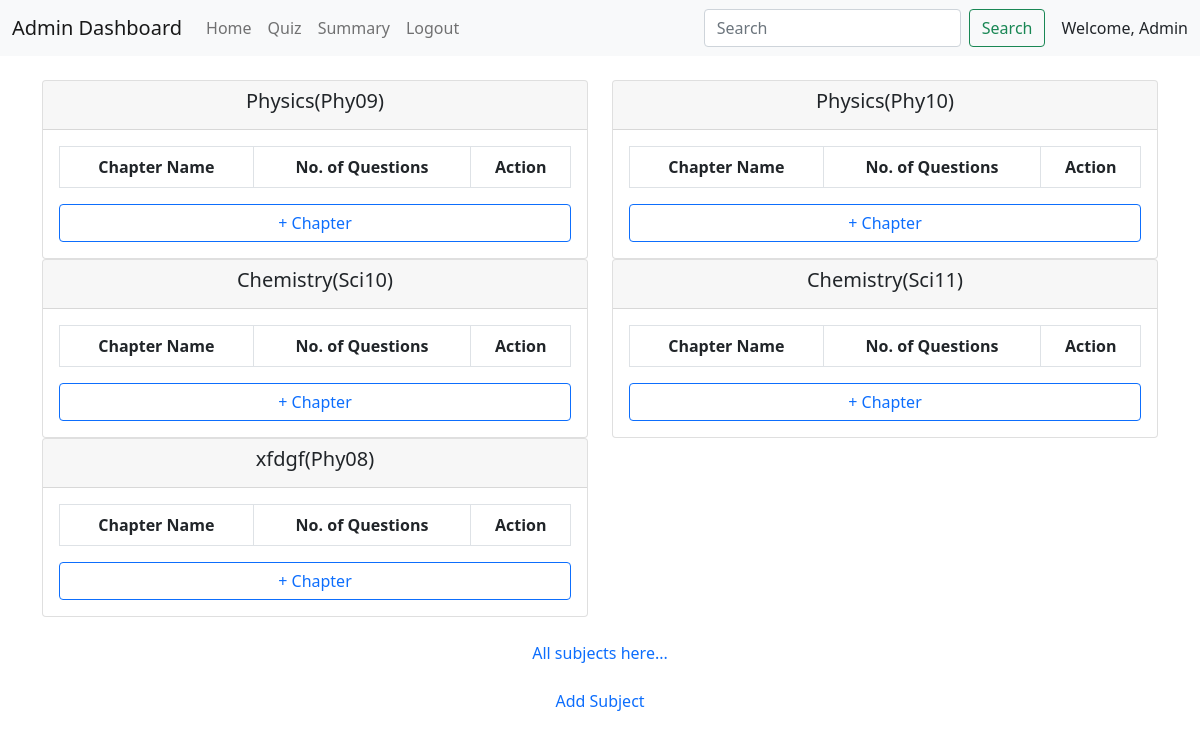
Before: /admin/dashboard with the older database file.
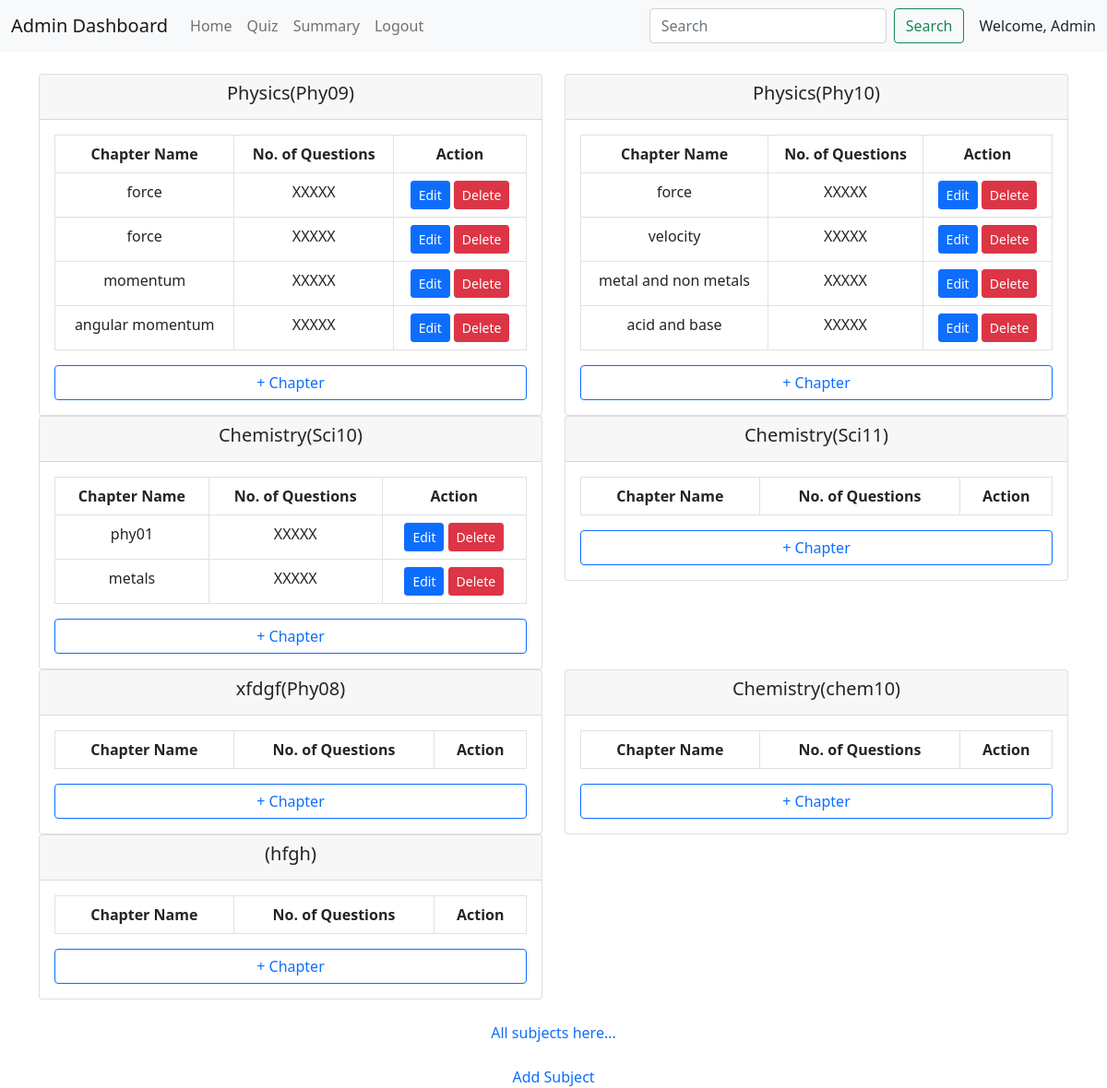
After: the same page with the newer database file.
### models/model.py (models this page shows)
class Subject(db.Model):
    __tablename__ = 'subject'
    id = db.Column(db.String(20), primary_key=True)
    name = db.Column(db.String(200), nullable=False)
    description = db.Column(db.Text)
    chapters = db.relationship('Chapter', backref='subject', lazy=True)

class Chapter(db.Model):
    __tablename__ = 'chapter'
    id = db.Column(db.String(20), primary_key=True)
    name = db.Column(db.String(200), nullable=False)
    description = db.Column(db.Text)
    subject_id = db.Column(db.String(20), db.ForeignKey('subject.id'), nullable=False)
    quizzes = db.relationship('Quiz', backref='chapter', lazy=True)

### controllers/admin_controller.py (the view)
@app.route("/admin/dashboard")
def admin_dashboard():
    subjects = get_subjects()
    return render_template("admin/dashboard.html", subjects= subjects)

### controllers/admin_controller.py (called while the page is built)
def get_subjects():
    subjects = Subject.query.all()
    chapters = Chapter.query.all()
    subject_list = [{"id": subject.id, "name": subject.name, "description": subject.description, "chapter": [{"name": chapter.name, "description": chapter.description} for chapter in chapters if chapter.subject_id == subject.id]} for subject in subjects]
    chapters_list = [{"id": chapter.id, "name": chapter.name, "description": chapter.description, "subject_id" : chapter.subject_id} for chapter in chapters]
    return subject_list

### templates/admin/dashboard.html (shortened to what this page needs)
<!DOCTYPE html>
<html lang="en">
<head>
  <link rel="stylesheet" type="text/css" href="{{ url_for('static', filename='bootstrap/css/bootstrap.min.css') }}" />
</head>
<body>
  <nav class="navbar navbar-expand-lg navbar-light bg-light">
    <div class="container-fluid">
      <a class="navbar-brand" href="#">Admin Dashboard</a>
      <div class="collapse navbar-collapse" id="navbarNav">
        <ul class="navbar-nav me-auto mb-2 mb-lg-0">
          <li class="nav-item"><a class="nav-link" href="#">Home</a></li>
          <li class="nav-item"><a class="nav-link" href="#">Quiz</a></li>
          <li class="nav-item"><a class="nav-link" href="#">Summary</a></li>
          <li class="nav-item"><a class="nav-link" href="#">Logout</a></li>
        </ul>
        <form class="d-flex" role="search">
          <input class="form-control me-2" type="search" placeholder="Search" aria-label="Search">
          <button class="btn btn-outline-success" type="submit">Search</button>
        </form>
        <span class="ms-3">Welcome, Admin</span>
      </div>
    </div>
  </nav>
  <div class="container mt-4">
    <div class="row">
      {% for subject in subjects %}
      <div class="col-md-6">
        <div class="card">
          <div class="card-header text-center">
            <h5>{{subject.name}}({{subject.id}})</h5>
          </div>
          <div class="card-body">
            <table class="table table-bordered text-center">
              <thead>
                <tr>
                  <th>Chapter Name</th>
                  <th>No. of Questions</th>
                  <th>Action</th>
                </tr>
              </thead>
              <tbody>
                {% for chapter in subject.chapter %}
                <tr>
                  <td>{{chapter.name}}</td>
                  <td>XXXXX</td>
                  <td>
                    <a href="#" class="btn btn-sm btn-primary">Edit</a>
                    <a href="#" class="btn btn-sm btn-danger">Delete</a>
                  </td>
                </tr>
                {% endfor %}
              </tbody>
            </table>
            <a href="/admin/add_chapter?subject_id={{subject.id}}"><button class="btn btn-outline-primary w-100">+
                Chapter</button></a>
          </div>
        </div>
      </div>
      {% endfor %}
    </div>
    <div class="text-center mt-4">
      <a href="#" class="text-decoration-none">All subjects here...</a>
    </div>
    <div class="text-center mt-4">
      <a href="#" class="text-decoration-none">Add Subject</a>
    </div>
  </div>
</body>
</html>

Changed rows visible on the page:
added Chapter: name "force", shown under Subject "Phy09"
added Chapter: name "force", shown under Subject "Phy09"
added Chapter: name "momentum", shown under Subject "Phy09"
added Chapter: name "angular momentum", shown under Subject "Phy09"
added Chapter: name "force", shown under Subject "Phy10"
added Chapter: name "velocity", shown under Subject "Phy10"
added Chapter: name "metal and non metals", shown under Subject "Phy10"
added Chapter: name "acid and base", shown under Subject "Phy10"
added Chapter: name "phy01", shown under Subject "Sci10"
added Chapter: name "metals", shown under Subject "Sci10"
added Subject: name "Chemistry", id "chem10"
added Subject: id "hfgh"
